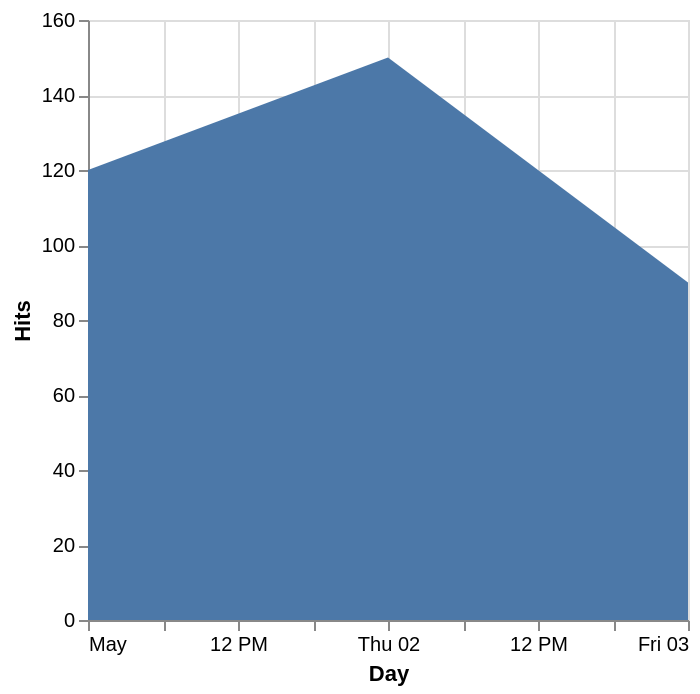

Source (Vega-Lite JSON):
### Vega-Lite specification from a JSON file in a GitHub repository (floating-point values rounded to 4 significant figures)
{"$schema": "https://vega.github.io/schema/vega-lite/v6.json", "description": "Daily hits from day-first date strings, which the default toDate() would misparse onto the wrong dates without an explicit parse pattern.", "data": {"values": [{"day": "01-05-2024", "hits": 120}, {"day": "02-05-2024", "hits": 150}, {"day": "03-05-2024", "hits": 90}], "format": {"parse": {"day": "date:'%d-%m-%Y'"}}}, "mark": "area", "encoding": {"x": {"field": "day", "type": "temporal", "title": "Day"}, "y": {"field": "hits", "type": "quantitative", "title": "Hits"}}}
